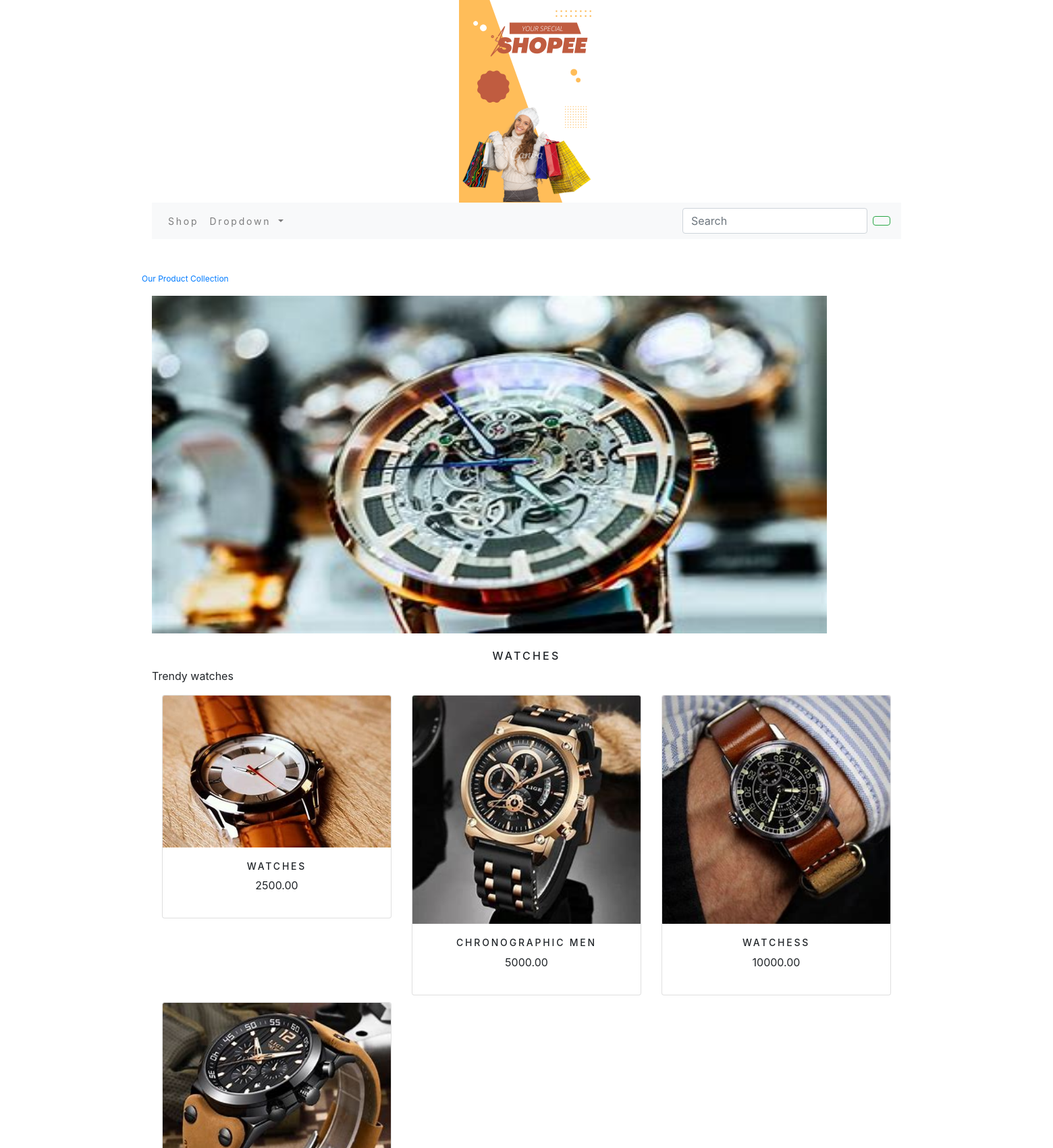
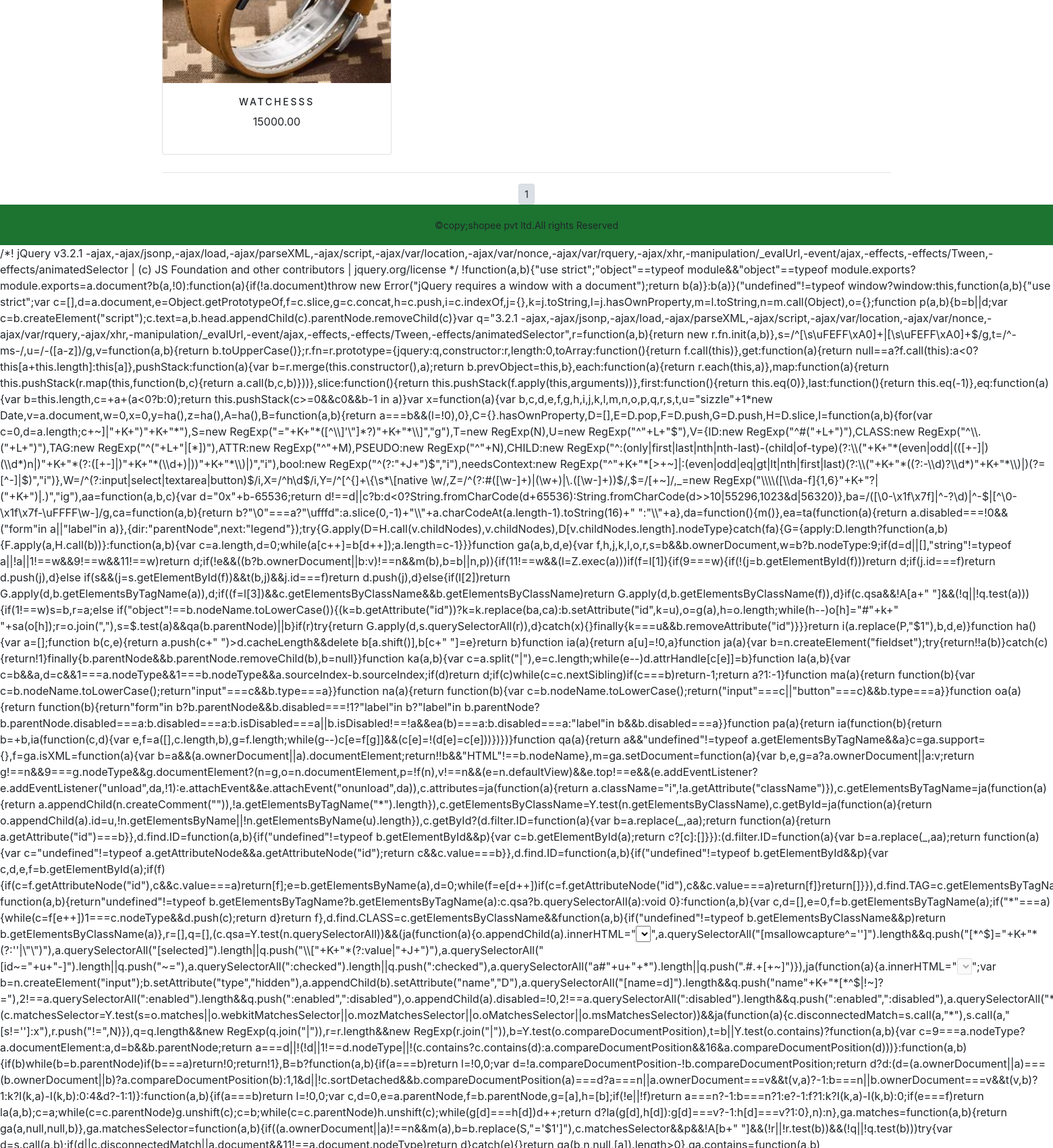
The app's page /shop/watches/ (upper part) with its own data (2 pictures, top to bottom).
### ecoapp/models.py (models this page shows, shortened)
class Category(models.Model):
    name=models.CharField(max_length=100,unique=True)
    slug=models.SlugField(max_length=250,unique=True)
    description=models.TextField(blank=True)
    image=models.ImageField(upload_to='category',blank=True)
    class Meta:
        ordering=('name',)
        verbose_name='category'
        verbose_name_plural='categories'
    def get_url(self):
        return reverse('ecoapp:products_by_category',args=[self.slug])

class Product(models.Model):
    name = models.CharField(max_length=100, unique=True)
    slug = models.SlugField(max_length=250, unique=True)
    description = models.TextField(blank=True)
    image = models.ImageField(upload_to='product', blank=True)
    price=models.DecimalField(max_digits=10,decimal_places=2)
    category=models.ForeignKey(Category,on_delete=models.CASCADE)
    stock=models.IntegerField()
    available=models.BooleanField(default=True)
    created=models.DateTimeField(auto_now_add=True)
    updated=models.DateTimeField(auto_now=True)
    def get_url(self):
        return reverse('ecoapp:ProdutCategoryDetail',args=[self.category.slug,self.slug])
    class Meta:
        ordering = ('name',)
        verbose_name = 'product'
        verbose_name_plural = 'products'

### ecoapp/views.py (the view)
# urls.py: path('',views.allProCat,name="allProCat"),
def allProCat(request,c_slug=None):
    c_page=None
    products_list=None
    if c_slug != None:
        c_page=get_object_or_404(Category,slug=c_slug)
        products_list=Product.objects.all().filter(category=c_page,available=True)
    else:
        products_list = Product.objects.all().filter(available=True)
    paginator=Paginator(products_list,6)
    try:
        page=int(request.GET.get('page','1'))
    except:
        page=1
    try:
        products=paginator.page(page)
    except (EmptyPage,InvalidPage):
        products=paginator.page(paginator.num_pages)
    return render(request,"category.html",{'category':c_page,'products':products})

### cart/context_processors.py (called while the page is built)
def counter(request):
    item_count=0
    if 'admin' in request.path:
        return {}
    else:
        try:
            cart=Cart.objects.filter(cart_id=_cart_id(request))
            car_items=CartItem.objects.all().filter(cart=cart[:1])
            for cart_item in car_items:
                item_count += cart_item.quantity
        except Cart.DoesNotExist:
            item_count=0
    return dict(item_count=item_count)

### cart/views.py (called while the page is built)
def _cart_id(request):
    cart=request.session.session_key
    if not cart:
        cart=request.session.create()
    return cart

### ecoapp/context_processors.py (called while the page is built)
def menu_link(request):
    link=Category.objects.all()
    return dict(links=link)

### templates/category.html (shortened to what this page needs)
{% extends 'base.html' %}
{% load static %}
{% block content %}
{% if category %}
    <div>
        <div class="row my_row_class">
            <div class="mx_auto">
               <p><a href="{% url 'ecoapp:allProCat' %}">Our Product Collection</a></p>
            </div>
        </div>
    </div>
{% endif %}
 <div class="mx_auto">
    {% if category %}
    <img src="{{ category.image.url }}" alt="{{ category.name }}"width="1000" height="500">
 </div>
        <br>
        <div>
        <h1 class="text-center my_title">{{ category.name }}</h1>
        <p class="text-justify">{{ category.description }}</p>
    </div>
    {% endif %}
    <div class="container">
         <div class="row mx_auto">
             {% for product in products.object_list %}
            <div class="my_bottom_margin col-9 col-sm-12 col-md-4 col-lg-4" >
                <div class="card text-center" style="min-width:18rem ">
                        <a href="{{ product.get_url }}"><img class="card-img-top my_image" src="{{ product.image.url }}" alt="{{product.name}}"></a>
                    <div class="card-body">
                          <h4>{{ product.name }}</h4>
                        <p>{{ product.price }}</p>
                    </div>
                 </div>
            </div>
        {% endfor %}
        </div>
    <div class="mx_auto">
        <hr>
        <div class="text-center">
            {% for pg in products.paginator.page_range %}
                <a href="?page={{ pg }}" class="btn btn-light btn-sm {% if products.number == pg %} active {% endif %}">{{ pg }}</a>
            {% endfor %}
        </div>
    </div>
    </div>
{% endblock %}

### static/css/coustom.css (style rules this page uses)
body { font-family: 'Roboto', sans-serif; }
.my_row_class { padding-top: 50px; }
.my_row_class .mx_auto { color: #f8f9fa; font-size: 12px; }
.my_image { width: 100%; height: auto; }
.my_title { font-size: 16px; text_transform:uppercase; letter-spacing:.2em; }
.my_bottom_margin { margin-bottom:10px; }
.card-body h4 { font-size: 14px; text-transform:uppercase; letter-spacing: .2em; }

### records on screen
Category: image (picture), name "WATCHES", description "Trendy watches"
Product: image (picture), name "WATCHES", price "2500.00"
Product: image (picture), name "CHRONOGRAPHIC MEN", price "5000.00"
Product: image (picture), name "WATCHESS", price "10000.00"
Product: image (picture), name "WATCHESSS", price "15000.00"

### other values on screen
{{ pg }} "1"
